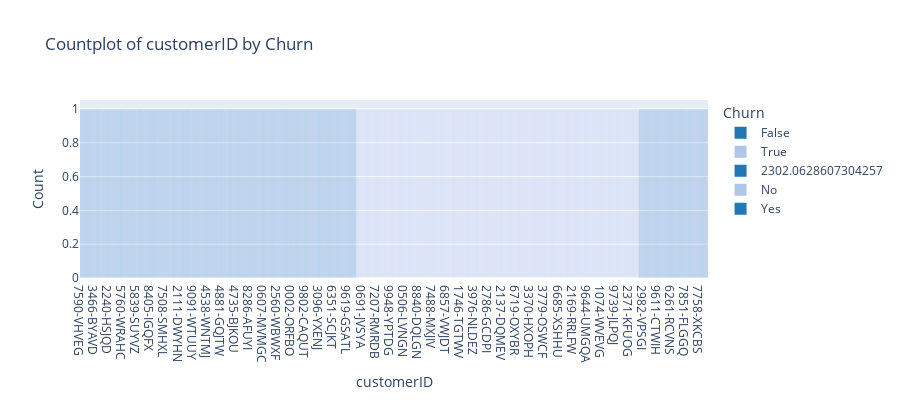
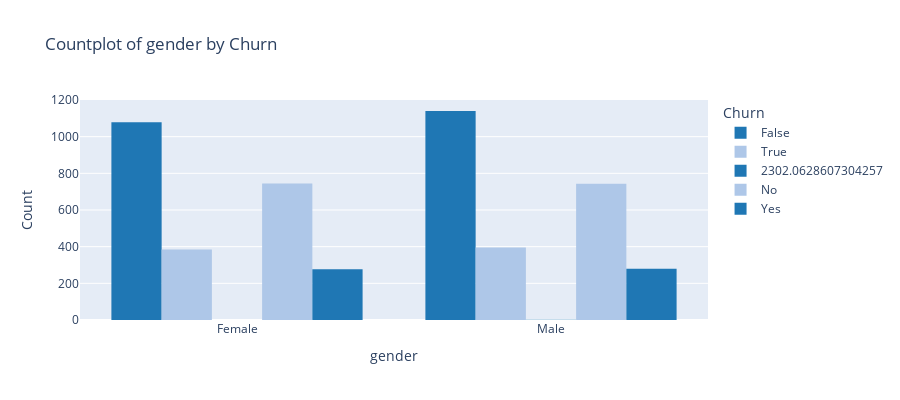
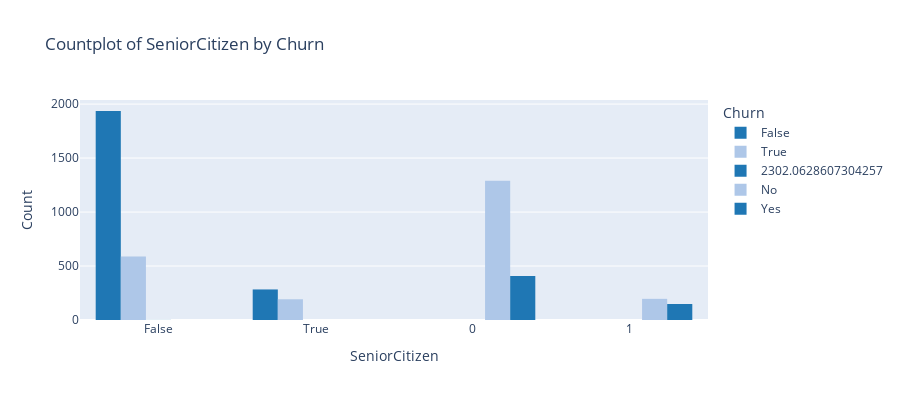
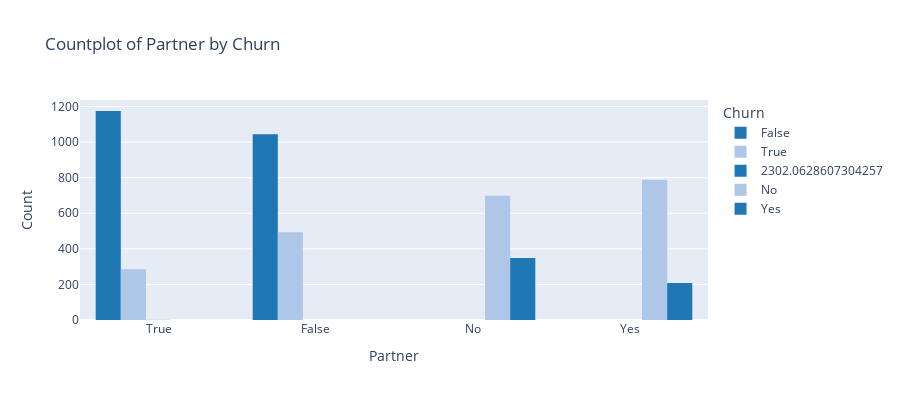

The notebook cell these images were saved under, in order:
### Code cell
# Compare rate of Churn With All the Variables 
for i, predictor in enumerate(train_df.drop(columns=['Churn', 'TotalCharges', 'MonthlyCharges'])):
    fig = px.histogram(train_df, x=predictor, color='Churn', barmode='group',
                       color_discrete_sequence=['#1f77b4', '#aec7e8'],
                       title=f"Countplot of {predictor} by Churn")
    fig.update_layout(xaxis_title=predictor, yaxis_title="Count",
                      legend_title="Churn", height=400)
    fig.show()

### Figure 1 — Plotly figure (JSON) as saved in the notebook; plotly's stock layout.template omitted (floating-point values rounded to 4 significant figures; data arrays with more than 128 entries replaced by an {"elided": "..."} marker saying what was removed)
{"data": [{"alignmentgroup": "True", "bingroup": "x", "hovertemplate": "Churn=False<br>customerID=%{x}<br>count=%{y}<extra></extra>", "legendgroup": "False", "marker": {"color": "#1f77b4", "pattern": {"shape": ""}}, "name": "False", "offsetgroup": "False", "orientation": "v", "showlegend": true, "type": "histogram", "x": {"elided": "2219 str values"}, "xaxis": "x", "yaxis": "y"}, {"alignmentgroup": "True", "bingroup": "x", "hovertemplate": "Churn=True<br>customerID=%{x}<br>count=%{y}<extra></extra>", "legendgroup": "True", "marker": {"color": "#aec7e8", "pattern": {"shape": ""}}, "name": "True", "offsetgroup": "True", "orientation": "v", "showlegend": true, "type": "histogram", "x": {"elided": "780 str values"}, "xaxis": "x", "yaxis": "y"}, {"alignmentgroup": "True", "bingroup": "x", "hovertemplate": "Churn=2302.0628607304257<br>customerID=%{x}<br>count=%{y}<extra></extra>", "legendgroup": "2302.0628607304257", "marker": {"color": "#1f77b4", "pattern": {"shape": ""}}, "name": "2302.0628607304257", "offsetgroup": "2302.0628607304257", "orientation": "v", "showlegend": true, "type": "histogram", "x": ["6295-OSINB"], "xaxis": "x", "yaxis": "y"}, {"alignmentgroup": "True", "bingroup": "x", "hovertemplate": "Churn=No<br>customerID=%{x}<br>count=%{y}<extra></extra>", "legendgroup": "No", "marker": {"color": "#aec7e8", "pattern": {"shape": ""}}, "name": "No", "offsetgroup": "No", "orientation": "v", "showlegend": true, "type": "histogram", "x": {"elided": "1487 str values"}, "xaxis": "x", "yaxis": "y"}, {"alignmentgroup": "True", "bingroup": "x", "hovertemplate": "Churn=Yes<br>customerID=%{x}<br>count=%{y}<extra></extra>", "legendgroup": "Yes", "marker": {"color": "#1f77b4", "pattern": {"shape": ""}}, "name": "Yes", "offsetgroup": "Yes", "orientation": "v", "showlegend": true, "type": "histogram", "x": {"elided": "556 str values"}, "xaxis": "x", "yaxis": "y"}], "layout": {"barmode": "group", "height": 400, "legend": {"title": {"text": "Churn"}, "tracegroupgap": 0}, "title": {"text": "Countplot of customerID by Churn"}, "xaxis": {"anchor": "y", "domain": [0, 1], "title": {"text": "customerID"}}, "yaxis": {"anchor": "x", "domain": [0, 1], "title": {"text": "Count"}}}}

### Figure 2 — Plotly figure (JSON) as saved in the notebook; plotly's stock layout.template omitted (floating-point values rounded to 4 significant figures; data arrays with more than 128 entries replaced by an {"elided": "..."} marker saying what was removed)
{"data": [{"alignmentgroup": "True", "bingroup": "x", "hovertemplate": "Churn=False<br>gender=%{x}<br>count=%{y}<extra></extra>", "legendgroup": "False", "marker": {"color": "#1f77b4", "pattern": {"shape": ""}}, "name": "False", "offsetgroup": "False", "orientation": "v", "showlegend": true, "type": "histogram", "x": {"elided": "2219 str values"}, "xaxis": "x", "yaxis": "y"}, {"alignmentgroup": "True", "bingroup": "x", "hovertemplate": "Churn=True<br>gender=%{x}<br>count=%{y}<extra></extra>", "legendgroup": "True", "marker": {"color": "#aec7e8", "pattern": {"shape": ""}}, "name": "True", "offsetgroup": "True", "orientation": "v", "showlegend": true, "type": "histogram", "x": {"elided": "780 str values"}, "xaxis": "x", "yaxis": "y"}, {"alignmentgroup": "True", "bingroup": "x", "hovertemplate": "Churn=2302.0628607304257<br>gender=%{x}<br>count=%{y}<extra></extra>", "legendgroup": "2302.0628607304257", "marker": {"color": "#1f77b4", "pattern": {"shape": ""}}, "name": "2302.0628607304257", "offsetgroup": "2302.0628607304257", "orientation": "v", "showlegend": true, "type": "histogram", "x": ["Male"], "xaxis": "x", "yaxis": "y"}, {"alignmentgroup": "True", "bingroup": "x", "hovertemplate": "Churn=No<br>gender=%{x}<br>count=%{y}<extra></extra>", "legendgroup": "No", "marker": {"color": "#aec7e8", "pattern": {"shape": ""}}, "name": "No", "offsetgroup": "No", "orientation": "v", "showlegend": true, "type": "histogram", "x": {"elided": "1487 str values"}, "xaxis": "x", "yaxis": "y"}, {"alignmentgroup": "True", "bingroup": "x", "hovertemplate": "Churn=Yes<br>gender=%{x}<br>count=%{y}<extra></extra>", "legendgroup": "Yes", "marker": {"color": "#1f77b4", "pattern": {"shape": ""}}, "name": "Yes", "offsetgroup": "Yes", "orientation": "v", "showlegend": true, "type": "histogram", "x": {"elided": "556 str values"}, "xaxis": "x", "yaxis": "y"}], "layout": {"barmode": "group", "height": 400, "legend": {"title": {"text": "Churn"}, "tracegroupgap": 0}, "title": {"text": "Countplot of gender by Churn"}, "xaxis": {"anchor": "y", "domain": [0, 1], "title": {"text": "gender"}}, "yaxis": {"anchor": "x", "domain": [0, 1], "title": {"text": "Count"}}}}

### Figure 3 — Plotly figure (JSON) as saved in the notebook; plotly's stock layout.template omitted (floating-point values rounded to 4 significant figures; data arrays with more than 128 entries replaced by an {"elided": "..."} marker saying what was removed)
{"data": [{"alignmentgroup": "True", "bingroup": "x", "hovertemplate": "Churn=False<br>SeniorCitizen=%{x}<br>count=%{y}<extra></extra>", "legendgroup": "False", "marker": {"color": "#1f77b4", "pattern": {"shape": ""}}, "name": "False", "offsetgroup": "False", "orientation": "v", "showlegend": true, "type": "histogram", "x": {"elided": "2219 str values"}, "xaxis": "x", "yaxis": "y"}, {"alignmentgroup": "True", "bingroup": "x", "hovertemplate": "Churn=True<br>SeniorCitizen=%{x}<br>count=%{y}<extra></extra>", "legendgroup": "True", "marker": {"color": "#aec7e8", "pattern": {"shape": ""}}, "name": "True", "offsetgroup": "True", "orientation": "v", "showlegend": true, "type": "histogram", "x": {"elided": "780 str values"}, "xaxis": "x", "yaxis": "y"}, {"alignmentgroup": "True", "bingroup": "x", "hovertemplate": "Churn=2302.0628607304257<br>SeniorCitizen=%{x}<br>count=%{y}<extra></extra>", "legendgroup": "2302.0628607304257", "marker": {"color": "#1f77b4", "pattern": {"shape": ""}}, "name": "2302.0628607304257", "offsetgroup": "2302.0628607304257", "orientation": "v", "showlegend": true, "type": "histogram", "x": ["False"], "xaxis": "x", "yaxis": "y"}, {"alignmentgroup": "True", "bingroup": "x", "hovertemplate": "Churn=No<br>SeniorCitizen=%{x}<br>count=%{y}<extra></extra>", "legendgroup": "No", "marker": {"color": "#aec7e8", "pattern": {"shape": ""}}, "name": "No", "offsetgroup": "No", "orientation": "v", "showlegend": true, "type": "histogram", "x": {"elided": "1487 str values"}, "xaxis": "x", "yaxis": "y"}, {"alignmentgroup": "True", "bingroup": "x", "hovertemplate": "Churn=Yes<br>SeniorCitizen=%{x}<br>count=%{y}<extra></extra>", "legendgroup": "Yes", "marker": {"color": "#1f77b4", "pattern": {"shape": ""}}, "name": "Yes", "offsetgroup": "Yes", "orientation": "v", "showlegend": true, "type": "histogram", "x": {"elided": "556 str values"}, "xaxis": "x", "yaxis": "y"}], "layout": {"barmode": "group", "height": 400, "legend": {"title": {"text": "Churn"}, "tracegroupgap": 0}, "title": {"text": "Countplot of SeniorCitizen by Churn"}, "xaxis": {"anchor": "y", "domain": [0, 1], "title": {"text": "SeniorCitizen"}}, "yaxis": {"anchor": "x", "domain": [0, 1], "title": {"text": "Count"}}}}

### Figure 4 — Plotly figure (JSON) as saved in the notebook; plotly's stock layout.template omitted (floating-point values rounded to 4 significant figures; data arrays with more than 128 entries replaced by an {"elided": "..."} marker saying what was removed)
{"data": [{"alignmentgroup": "True", "bingroup": "x", "hovertemplate": "Churn=False<br>Partner=%{x}<br>count=%{y}<extra></extra>", "legendgroup": "False", "marker": {"color": "#1f77b4", "pattern": {"shape": ""}}, "name": "False", "offsetgroup": "False", "orientation": "v", "showlegend": true, "type": "histogram", "x": {"elided": "2219 str values"}, "xaxis": "x", "yaxis": "y"}, {"alignmentgroup": "True", "bingroup": "x", "hovertemplate": "Churn=True<br>Partner=%{x}<br>count=%{y}<extra></extra>", "legendgroup": "True", "marker": {"color": "#aec7e8", "pattern": {"shape": ""}}, "name": "True", "offsetgroup": "True", "orientation": "v", "showlegend": true, "type": "histogram", "x": {"elided": "780 str values"}, "xaxis": "x", "yaxis": "y"}, {"alignmentgroup": "True", "bingroup": "x", "hovertemplate": "Churn=2302.0628607304257<br>Partner=%{x}<br>count=%{y}<extra></extra>", "legendgroup": "2302.0628607304257", "marker": {"color": "#1f77b4", "pattern": {"shape": ""}}, "name": "2302.0628607304257", "offsetgroup": "2302.0628607304257", "orientation": "v", "showlegend": true, "type": "histogram", "x": ["True"], "xaxis": "x", "yaxis": "y"}, {"alignmentgroup": "True", "bingroup": "x", "hovertemplate": "Churn=No<br>Partner=%{x}<br>count=%{y}<extra></extra>", "legendgroup": "No", "marker": {"color": "#aec7e8", "pattern": {"shape": ""}}, "name": "No", "offsetgroup": "No", "orientation": "v", "showlegend": true, "type": "histogram", "x": {"elided": "1487 str values"}, "xaxis": "x", "yaxis": "y"}, {"alignmentgroup": "True", "bingroup": "x", "hovertemplate": "Churn=Yes<br>Partner=%{x}<br>count=%{y}<extra></extra>", "legendgroup": "Yes", "marker": {"color": "#1f77b4", "pattern": {"shape": ""}}, "name": "Yes", "offsetgroup": "Yes", "orientation": "v", "showlegend": true, "type": "histogram", "x": {"elided": "556 str values"}, "xaxis": "x", "yaxis": "y"}], "layout": {"barmode": "group", "height": 400, "legend": {"title": {"text": "Churn"}, "tracegroupgap": 0}, "title": {"text": "Countplot of Partner by Churn"}, "xaxis": {"anchor": "y", "domain": [0, 1], "title": {"text": "Partner"}}, "yaxis": {"anchor": "x", "domain": [0, 1], "title": {"text": "Count"}}}}
